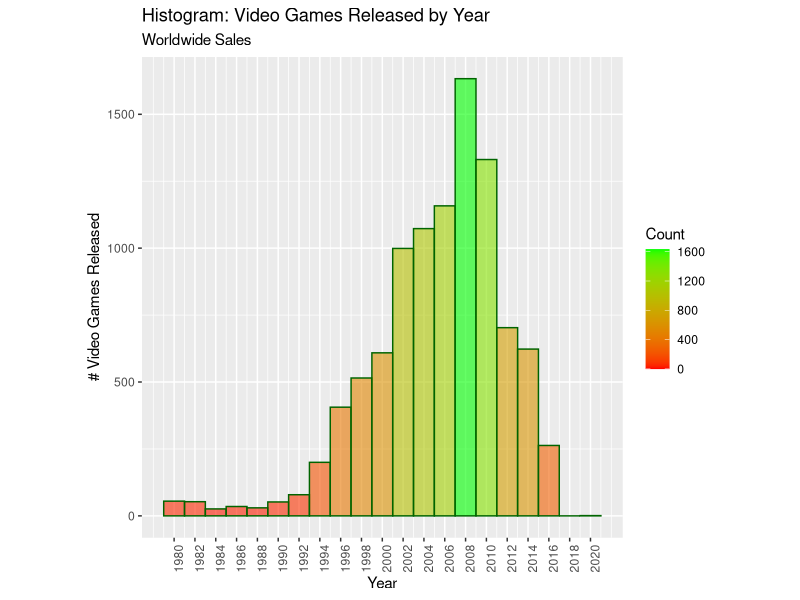

This chart was generated by the following R code:
## ---- chunk 1

#install.packages('ggplot2')
library(ggplot2)

#install.packages('ggthemes', dependencies = TRUE)
library(ggthemes)

## ---- chunk 2
# Load the Data
vgdata <- read.csv('vgsales.csv')

#subset(vgdata, Genre == 'Puzzle')
## ---- chunk 3
names(vgdata)
## ---- chunk 4
str(vgdata)
## ---- chunk 5
summary(vgdata)
## ---- chunk 6
dYear <- as.numeric(as.character(vgdata$Year)) #convert string to continuous variable

ggplot(vgdata, aes(dYear)) +
geom_histogram(binwidth = 2,
               aes(fill = ..count..),
               col = 'darkgreen',
               alpha = .6) +
theme_set(theme_minimal(10)) +
theme(axis.text.x = element_text(angle = 90, hjust = 1),
      aspect.ratio = 1) +
labs(title = 'Histogram: Video Games Released by Year',
     subtitle = 'Worldwide Sales',
     x = 'Year',
     y = '# Video Games Released') +
scale_fill_gradient("Count", low = "red", high = "green") +
scale_x_continuous(breaks = seq(1980, 2020, by = 2))
## ---- chunk 7

## ---- chunk 8

## ---- chunk 9

## ---- chunk 10

## ---- chunk 11

